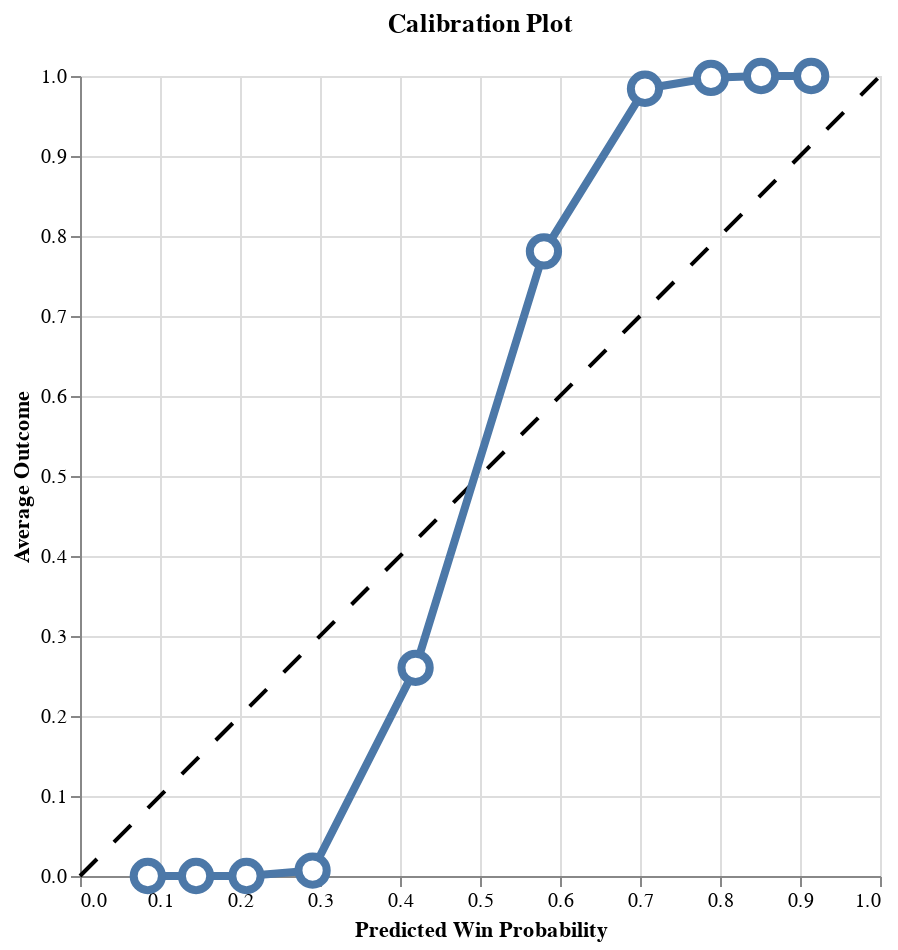

The notebook cell saved with this chart:
### Code cell
self_test.plot_calibration()

### Figure 1 — Vega-Lite specification as saved in the notebook (floating-point values rounded to 4 significant figures)
{"config": {"view": {"continuousWidth": 300, "continuousHeight": 300}}, "layer": [{"data": {"name": "data-42f50405073b2dbe8396db6b7dd2f6be"}, "mark": {"type": "line", "color": "black", "strokeDash": [12, 12]}, "encoding": {"x": {"field": "x", "type": "quantitative"}, "y": {"field": "y", "type": "quantitative"}}}, {"data": {"name": "data-e291ca944d52e07d31892e9632547ebe"}, "mark": {"type": "line", "strokeWidth": 4}, "encoding": {"x": {"field": "win_prob_midpoint", "title": "Predicted Win Probability", "type": "quantitative"}, "y": {"field": "avg_outcome", "title": "Average Outcome", "type": "quantitative"}}}, {"data": {"name": "data-e291ca944d52e07d31892e9632547ebe"}, "mark": {"type": "point", "fill": "white", "opacity": 1, "size": 200, "strokeWidth": 4}, "encoding": {"x": {"field": "win_prob_midpoint", "type": "quantitative"}, "y": {"field": "avg_outcome", "type": "quantitative"}}}], "height": 400, "title": "Calibration Plot", "width": 400, "$schema": "https://vega.github.io/schema/vega-lite/v5.20.1.json", "datasets": {"data-42f50405073b2dbe8396db6b7dd2f6be": [{"x": 0, "y": 0}, {"x": 1, "y": 1}], "data-e291ca944d52e07d31892e9632547ebe": [{"avg_outcome": 0.0, "win_prob_midpoint": 0.08475}, {"avg_outcome": 0.0, "win_prob_midpoint": 0.1451}, {"avg_outcome": 0.0, "win_prob_midpoint": 0.2081}, {"avg_outcome": 0.006818, "win_prob_midpoint": 0.2907}, {"avg_outcome": 0.2603, "win_prob_midpoint": 0.4195}, {"avg_outcome": 0.7808, "win_prob_midpoint": 0.5799}, {"avg_outcome": 0.9841, "win_prob_midpoint": 0.7062}, {"avg_outcome": 0.9977, "win_prob_midpoint": 0.7887}, {"avg_outcome": 1.0, "win_prob_midpoint": 0.8513}, {"avg_outcome": 1.0, "win_prob_midpoint": 0.914}]}}
